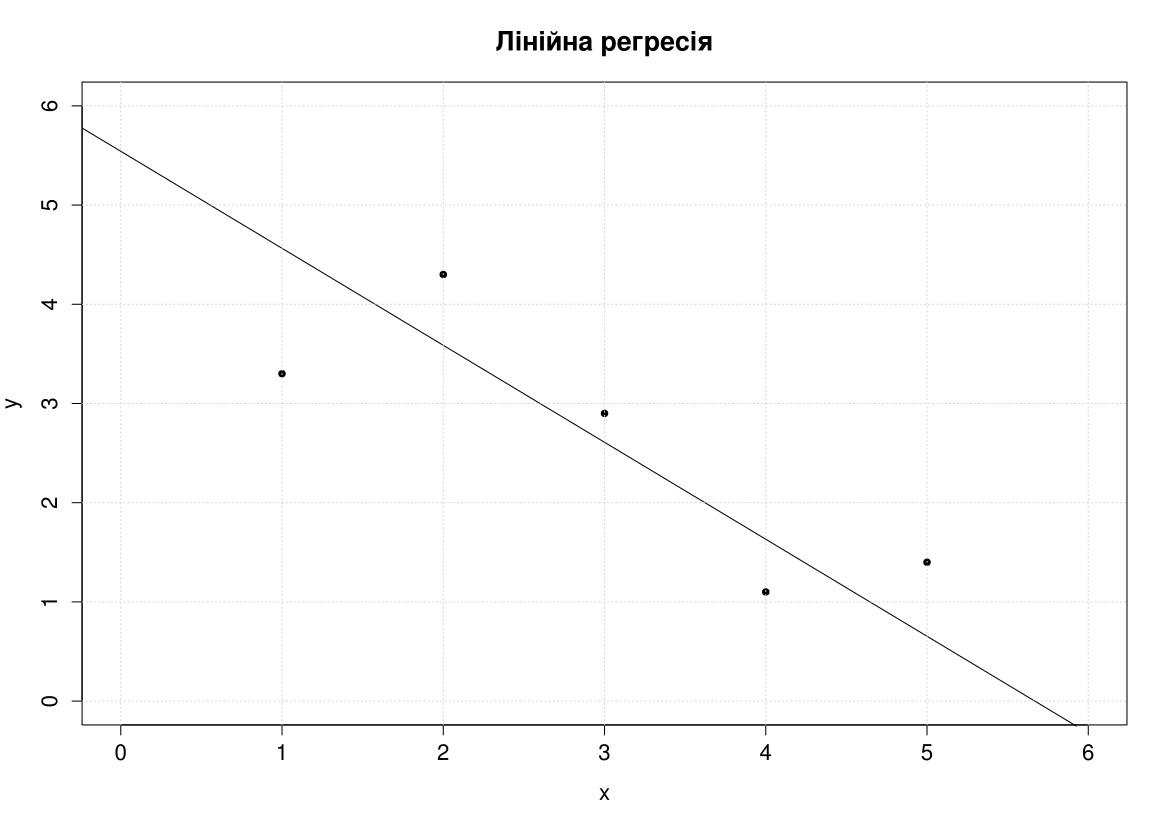

The R source for this figure:
x <- 1:5
y <- c(3.3, 4.3, 2.9, 1.1, 1.4)

k <- (mean(x*y) - mean(x)*mean(y)) / (mean(x^2) - mean(x)^2)
b <- mean(y) - k * mean(x)

plot(x, y, main = "Лінійна регресія", pch = 16, xlim = c(0, 6), ylim = c(0, 6))
abline(lm(x ~ y))
grid()
